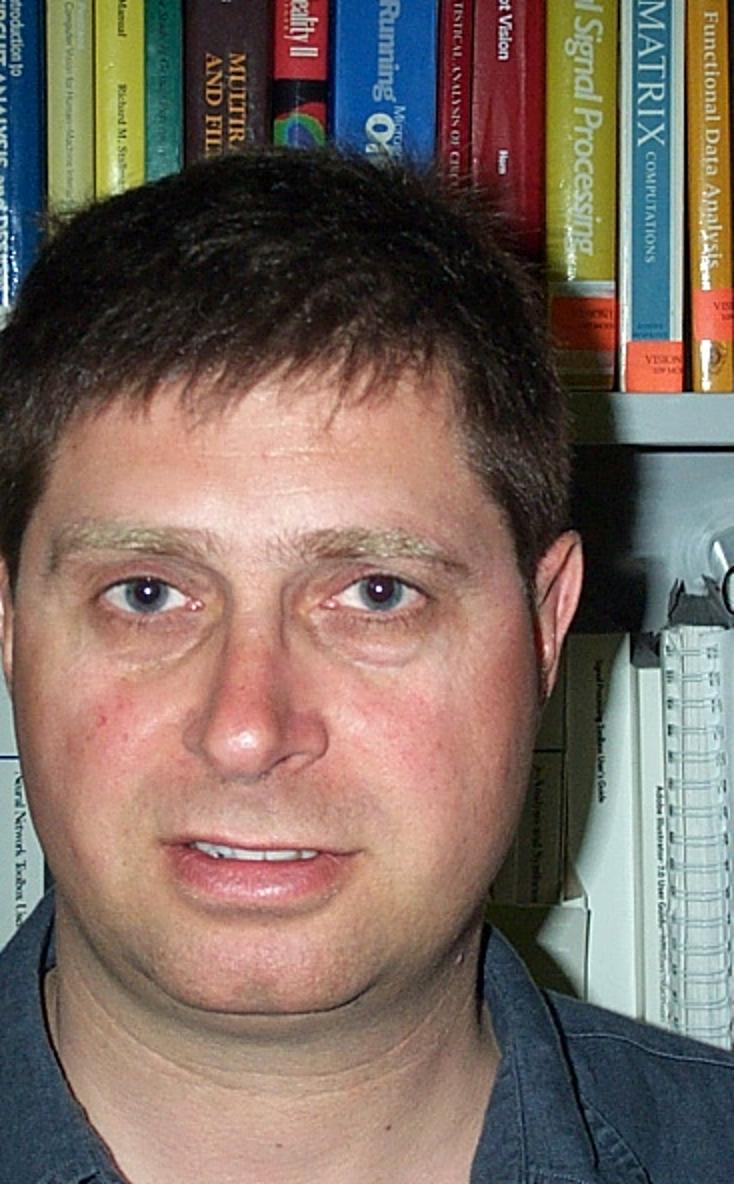
%> input picture Task2/Images/image_0002.jpg, 734 x 1184 px
$ octave --eval "result = Segmentation(imread('../Task2/Images/image_0002.jpg'));"   (GNU Octave 9; MATLAB toolbox functions it lacks are replaced by stand-ins)
%> lines starting %> are read from the running program, lines starting %| are printed output that depends on the picture; in (x1, y1, x2, y2) boxes, pixels count from 0 and x2, y2 are one past the last pixel; in counts of white or black regions, pixels touching at a corner belong together; the program's own positions count from 1
function result =Segmentation(img)

%img = imresize(img,[50 50]);

imageYCbCr = rgb2ycbcr(img);
%> imageYCbCr: size 1184x734x3 uint8; mean of channels 1, 2, 3 110.5, 121.5, 135.8
imageY = imageYCbCr(:,:,1);
cb = imageYCbCr(:,:,2);
cr = imageYCbCr(:,:,3);
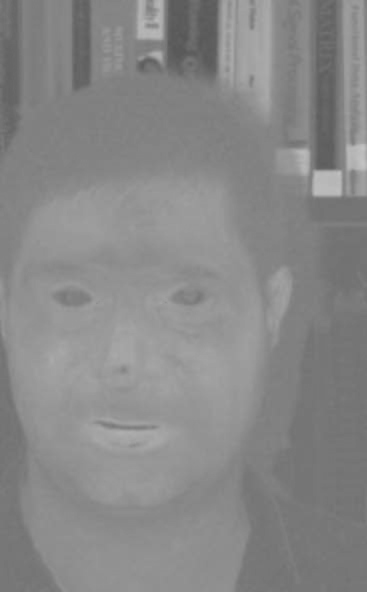
%> cr: size 1184x734 uint8 (shown at 1/2 size); min 87, max 195, mean 135.8

hsv = rgb2hsv(img);
%> hsv: size 1184x734x3 double; mean H, S, V 0.245, 0.369, 0.521
hu = hsv(:, :, 1); % Hue image.
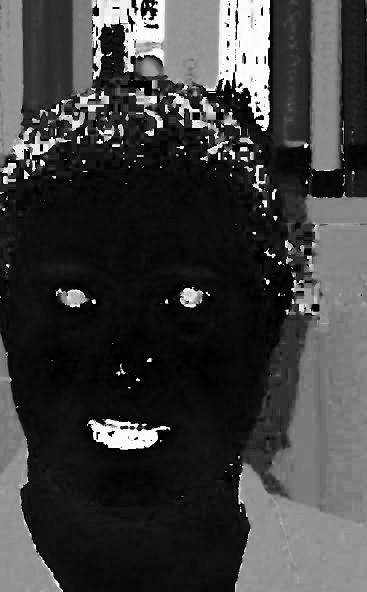
%> hu: size 1184x734 double (shown at 1/2 size); min 0, max 0.998, mean 0.245
s = hsv(:, :, 2); % Saturation image.
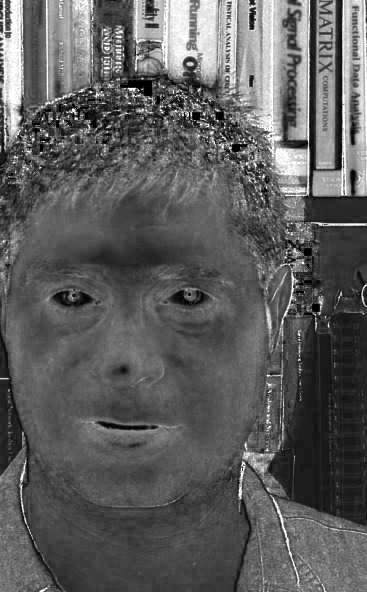
%> s: size 1184x734 double (shown at 1/2 size); min 0, max 1, mean 0.369
v = hsv(:, :, 3); % Value (intensity) image.
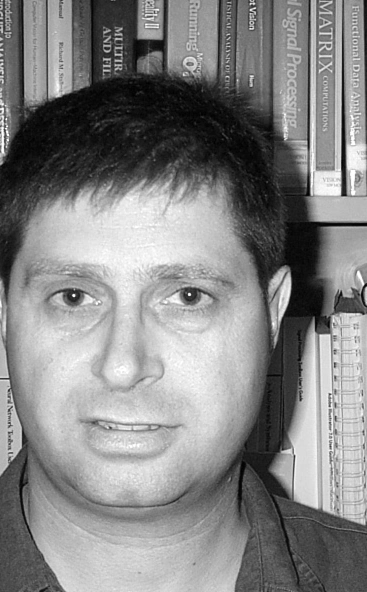
%> v: size 1184x734 double (shown at 1/2 size); min 0, max 1, mean 0.521
[H W L] = size(img) ;
result=zeros(H,W );
for	i=1:H
	for j=1:W


		if(140<=cr(i,j)&&cr(i,j)<=185)
			result(i,j)=1;
		end
	end
end
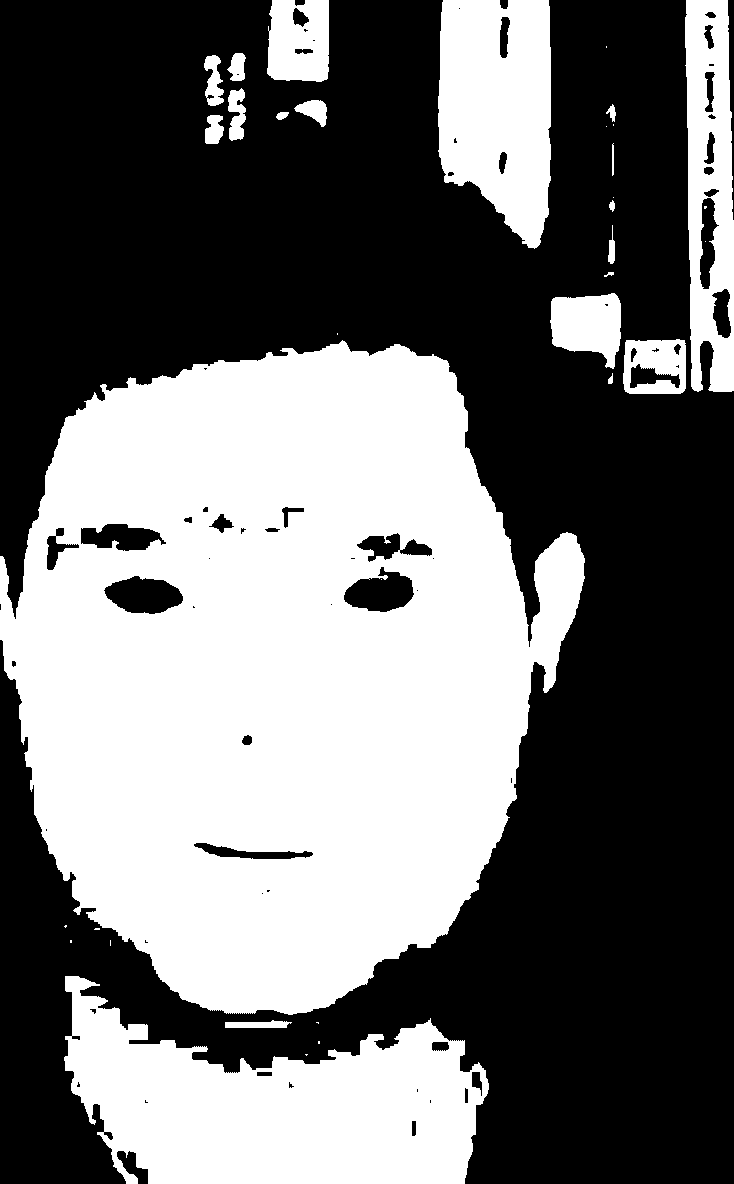
%> result: size 1184x734 double; values 0 (black) and 1 (white), 43.8% white; 35 white regions (15 under 20 px), largest, box (x1, y1, x2, y2) and area: (0, 340, 585, 1015) 275740, (64, 976, 489, 1184) 53607, (438, 0, 551, 249) 22564

 % [4 lines of commented-out code are left out]


end

$ run again, on Task2/Images/image_0004.jpg
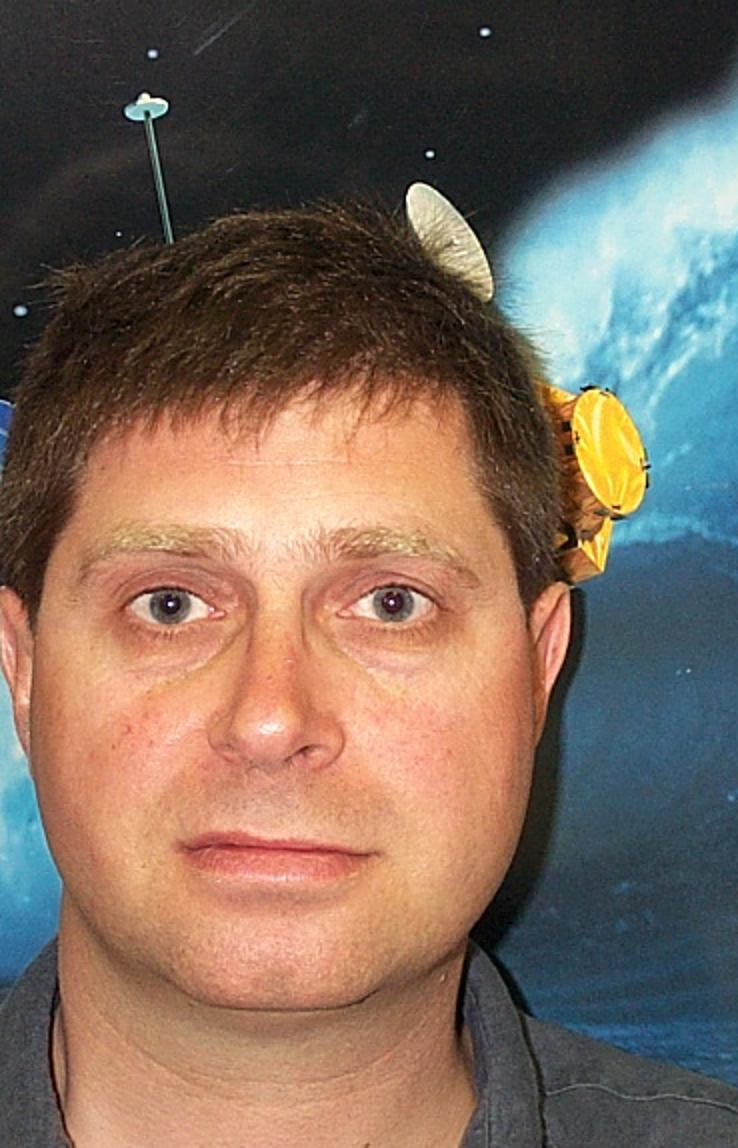
%> input picture Task2/Images/image_0004.jpg, 738 x 1148 px
%> imageYCbCr: size 1148x738x3 uint8; mean of channels 1, 2, 3 109.8, 119.5, 137.3
%> hsv: size 1148x738x3 double; mean H, S, V 0.264, 0.381, 0.538
%> in Segmentation, `v = hsv(:, :, 3);`:
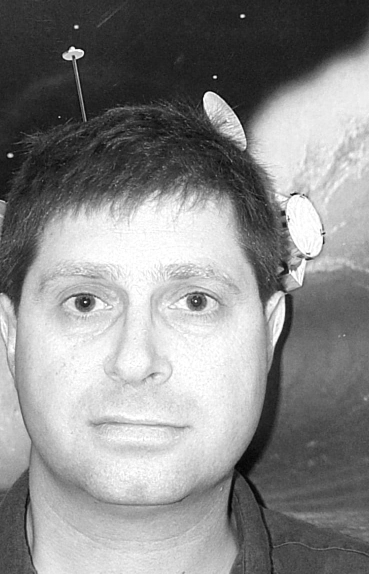
%> v: size 1148x738 double (shown at 1/2 size); min 0, max 1, mean 0.538
%> after the loop in Segmentation, `for	i=1:H`:
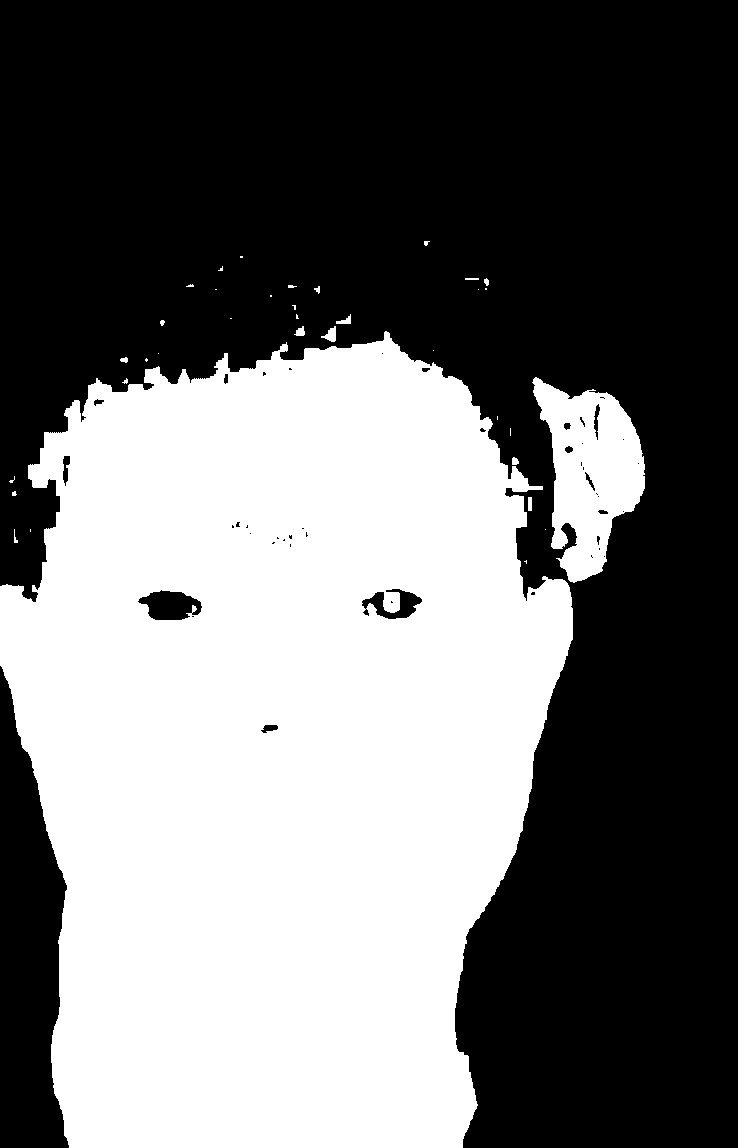
%> result: size 1148x738 double; values 0 (black) and 1 (white), 44.1% white; 36 white regions (21 under 20 px), largest, box (x1, y1, x2, y2) and area: (0, 331, 573, 1148) 359190, (532, 377, 645, 583) 13342, (321, 326, 336, 342) 130

$ run again, on Task2/Images/image_0006.jpg
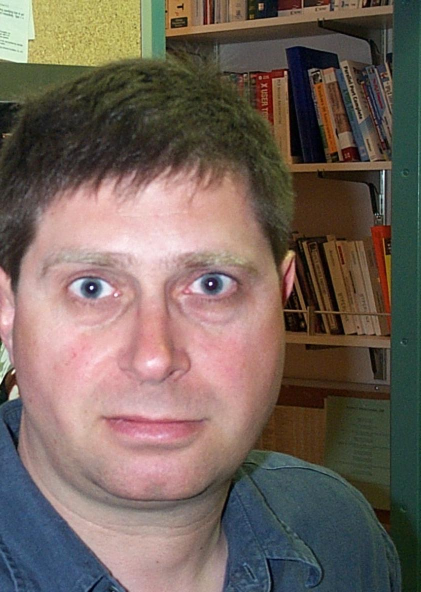
%> input picture Task2/Images/image_0006.jpg, 842 x 1184 px (shown at 1/2 size)
%> imageYCbCr: size 1184x842x3 uint8; mean of channels 1, 2, 3 104.8, 122, 135.2
%> hsv: size 1184x842x3 double; mean H, S, V 0.271, 0.356, 0.481
%> in Segmentation, `v = hsv(:, :, 3);`:
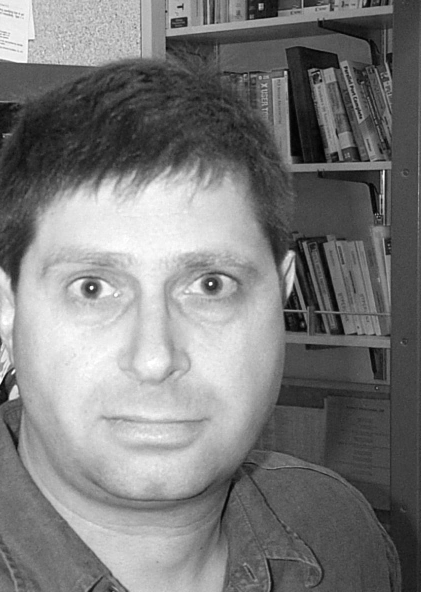
%> v: size 1184x842 double (shown at 1/2 size); min 0, max 1, mean 0.481
%> after the loop in Segmentation, `for	i=1:H`:
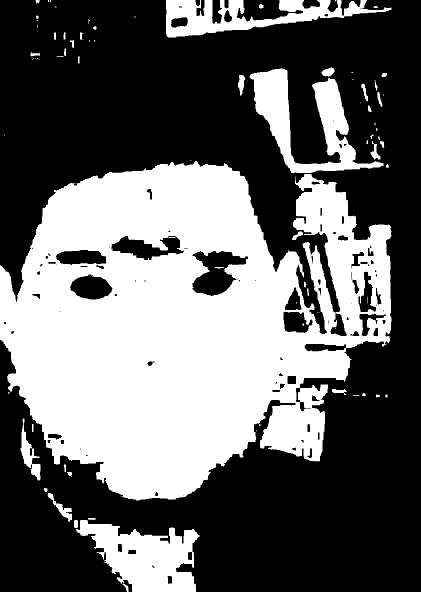
%> result: size 1184x842 double (shown at 1/2 size); values 0 (black) and 1 (white), 40.6% white; 91 white regions (43 under 20 px), largest, box (x1, y1, x2, y2) and area: (0, 322, 783, 1001) 345033, (152, 1040, 399, 1184) 20286, (499, 137, 767, 347) 19207
